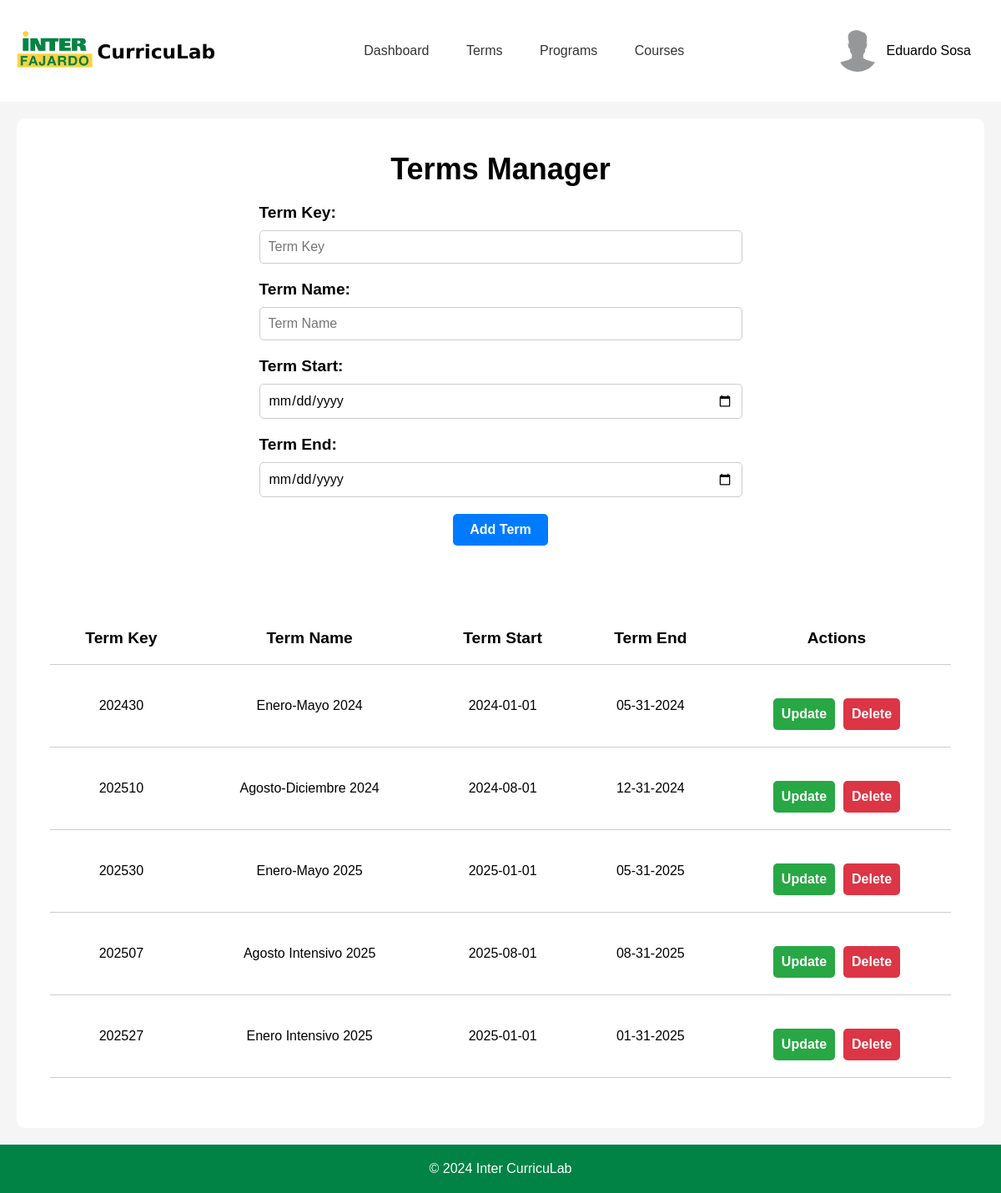
Before: /templates/adminPages/adminTerms.php (signed in) with the older database file.
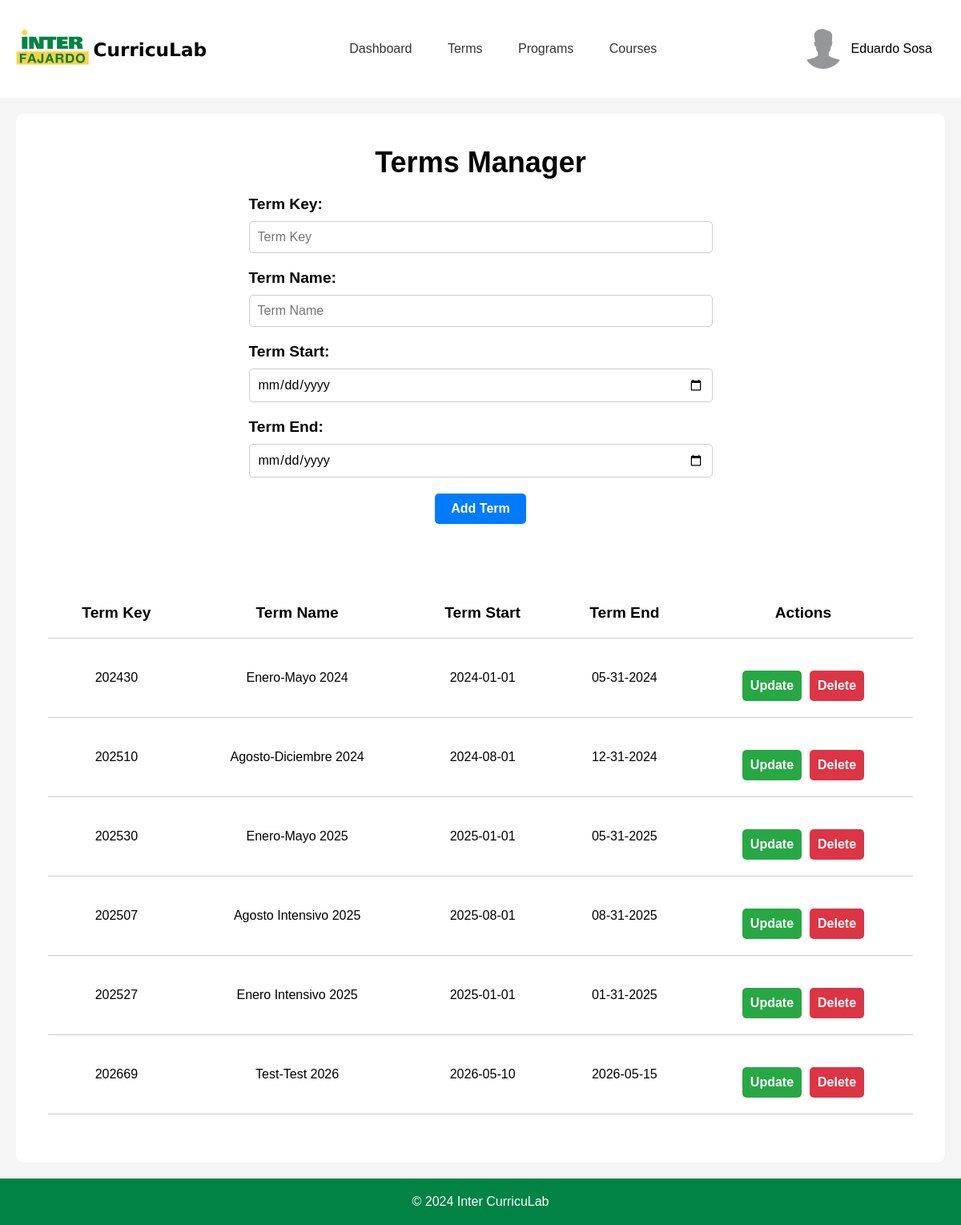
After: the same page with the newer database file.
### tables this page shows
CREATE TABLE "term" (
	"TermID"	INTEGER NOT NULL UNIQUE,
	"TermKey"	TEXT UNIQUE,
	"TermName"	TEXT,
	"TermStart"	TEXT,
	"TermEnd"	TEXT,
	PRIMARY KEY("TermID" AUTOINCREMENT)
);

### templates/adminPages/adminTerms.php (the view, shortened to what this page needs)
<?php
$config = require_once '../../backend/php/config.php';
if (!isset($_SESSION['email'])) {
    header('Location: ../index.php');
    exit;
} else {
    if ($config['db']['type'] === 'sqlite') {
        $db = new SQLite3($config['db']['sqlite']['path']);
    } elseif ($config['db']['type'] === 'mysql') {
        $dsn = "mysql:host={$config['db']['mysql']['host']};dbname={$config['db']['mysql']['dbname']}";
        $db = new PDO($dsn, $config['db']['mysql']['username'], $config['db']['mysql']['password']);
    }
    $stmt = $db->prepare('SELECT * FROM term');
    $result = $stmt->execute();
    $terms = $result->fetchArray(SQLITE3_ASSOC);
    $terms = [];
    if (isset($_POST['sort'])) {
        $terms = sortTable();
    } else {
        $stmt = $db->prepare('SELECT * FROM term');
        $result = $stmt->execute();
        $terms = fetchAllRows($result);
    }
}
function fetchAllRows($result) {
    $rows = [];
    while ($row = $result->fetchArray(SQLITE3_ASSOC)) {
        $rows[] = $row;
    }
    return $rows;
}
?>
<!DOCTYPE html>
<html lang="en">
<head>
    <link rel="stylesheet" href="../../static/css/headerFooter.css">
    <link rel="stylesheet" href="../../static/css/adminTerms.css">
</head>
<body>
    <div id="headerNav">
        <div class="logo">
            <a href="adminDashboard.php">
                <img src="../../static/img/inter-logo-full.png" alt="Inter CurricuLab">
            </a>
        </div>
        <nav>
            <a href="adminDashboard.php">Dashboard</a>
            <a href="#">Terms</a>
            <a href="#">Programs</a>
            <a href="#">Courses</a>
        </nav>
        <div class="userBox">
            <button onclick="myFunction()" class="userDropdownButton">
                <img src="../../static/img/userProfile.jpg" alt="User" >
                <?php
                echo $_SESSION['firstName'] . ' ' . $_SESSION['lastName'];
                ?>
            </button>
        </div>
    </div>
    <div id="container">
        <div class="container-upperBox">
            <div class="termsForm">
                <div class="header">
                    <h2>Terms Manager</h2>
                </div>
                <div class="form-container">
                    <form method="POST">
                        <div class="inputBox">
                            <label for="termKey">Term Key:</label>
                            <input type="text" name="termKey" id="termKey" placeholder="Term Key" required>
                        </div>
                        <div class="inputBox">
                            <label for="termName">Term Name:</label>
                            <input type="text" name="termName" id="termName" placeholder="Term Name" required>
                        </div>
                        <div class="inputBox">
                            <label for="termStart">Term Start:</label>
                            <input type="date" name="termStart" id="termStart" required>
                        </div>
                        <div class="inputBox">
                            <label for="termEnd">Term End:</label>
                            <input type="date" name="termEnd" id="termEnd" required>
                        </div>
                        <div class="inputBox">
                            <button type="submit">Add Term</button>
                        </div>
                    </form>
                </div>
            </div>
            <div class="termsTable">
                <table>
                    <tr>
                        <th>
                            <form method="POST">
                                <button type="submit" name="sort" value="TermKey">Term Key</button>
                            </form>
                        </th>
                        <th>
                            <form method="POST">
                                <button type="submit" name="sort" value="TermName">Term Name</button>
                            </form>
                        </th>
                        <th>
                            <form method="POST">
                                <button type="submit" name="sort" value="TermStart">Term Start</button>
                            </form>
                        </th>
                        <th>
                            <form method="POST">
                                <button type="submit" name="sort" value="TermEnd">Term End</button>
                            </form>
                        </th>
                        <th>Actions</th>
                    </tr>
                    <?php
                    foreach ($terms as $row) {
                        echo '<tr>';
                        echo '<td>' . htmlspecialchars($row['TermKey'] ?? '') . '</td>';
                        echo '<td>' . htmlspecialchars($row['TermName'] ?? '') . '</td>';
                        echo '<td>' . htmlspecialchars($row['TermStart'] ?? '') . '</td>';
                        echo '<td>' . htmlspecialchars($row['TermEnd'] ?? '') . '</td>';
                        echo '<td>';
                    ?>
                        <div class="actionButtons">
                            <button class="updateButton">Update</button>
                            <form method="POST">
                                <button class="deleteButton" type="submit">Delete</button>
                            </form>
                        </div>
                    <?php
                        echo '</td>';
                        echo '</tr>';
                    }
                    ?>
                </table>
            </div>
        </div>
    </div>
    <footer>
        <p>&copy; 2024 Inter CurricuLab</p>
    </footer>
</body>
</html>

### static/css/headerFooter.css (style rules this page uses)
* { margin: 0; padding: 0; box-sizing: border-box; font-family: 'Poppins', sans-serif; }
body { display: flex; flex-direction: column; min-height: 100vh; }
#headerNav { display: flex; justify-content: space-between; align-items: center; }
.logo { margin: 20px; }
.logo img { width: 250px; }
nav a { padding: 20px; text-decoration: none; color: #333; border-radius: 5px; }
.userBox { margin: 20px; }
.userDropdownButton { padding: 16px; font-size: 16px; border: none; cursor: pointer; background-color: transparent; border-radius: 5px; }
.userBox { position: relative; display: inline-block; }
.userBox img { width: 50px; height: 50px; border-radius: 50%; margin-right: 10px; }
.userDropdownButton img { pointer-events: none; }
.userBox button { display: flex; align-items: center; justify-content: center; }
footer { background-color: #008345; color: white; text-align: center; padding: 20px; margin-top: auto; }

### static/css/adminTerms.css (style rules this page uses)
#container { display: flex; flex-direction: column; background-color: #f5f5f5; flex-grow: 1; }
.container-upperBox { display: flex; flex-direction: column; align-items: center; background-color: white; margin: 20px; padding: 20px; border-radius: 10px; flex-grow: 1; }
.termsForm { display: flex; flex-direction: column; align-items: center; width: 100%; margin: 20px 0; }
.termsForm .header { font-size: 1.5em; font-weight: bold; margin-bottom: 20px; }
.termsForm .inputBox:not(:last-child) { display: flex; flex-direction: column; width: 100%; margin-bottom: 20px; }
.termsForm .inputBox:last-child { display: flex; justify-content: center; align-items: center; width: 100%; margin-bottom: 20px; }
.termsForm .inputBox label { font-size: 1.2em; font-weight: bold; margin-bottom: 10px; }
.termsForm .inputBox input { width: 100%; padding: 10px; margin-right: 350px; font-size: 1em; border-radius: 5px; border: 1px solid #ccc; }
.termsForm .inputBox button { padding: 10px 20px; font-size: 1em; font-weight: bold; color: white; background-color: #007bff; border: none; border-radius: 5px; cursor: pointer; }
.termsTable { display: flex; flex-direction: column; align-items: center; background-color: white; margin: 20px; padding: 20px; border-radius: 10px; flex-grow: 1; width: 100%; }
.termsTable table { width: 100%; border-collapse: collapse; }
.termsTable table th { padding: 20px; text-align: center; border-bottom: 1px solid #ccc; font-size: 1.2em; }
.termsTable table th button { font-size: 1em; font-weight: bold; background-color: transparent; border: none; border-radius: 5px; cursor: pointer; }
.termsTable table td { padding: 20px; border-bottom: 1px solid #ccc; text-align: center; }
.actionButtons { display: flex; justify-content: center; align-items: center; width: 100%; margin-top: 20px; }
.updateButton { padding: 10px 10px; margin: 0 5px; font-size: 1em; font-weight: bold; color: white; background-color: #28a745; border: none; border-radius: 5px; cursor: pointer; }
.deleteButton { padding: 10px 10px; margin: 0 5px; font-size: 1em; font-weight: bold; color: white; background-color: #dc3545; border: none; border-radius: 5px; cursor: pointer; }

Changed rows visible on the page:
added term: TermKey "202669", TermName "Test-Test 2026", TermStart "2026-05-10", TermEnd "2026-05-15"
